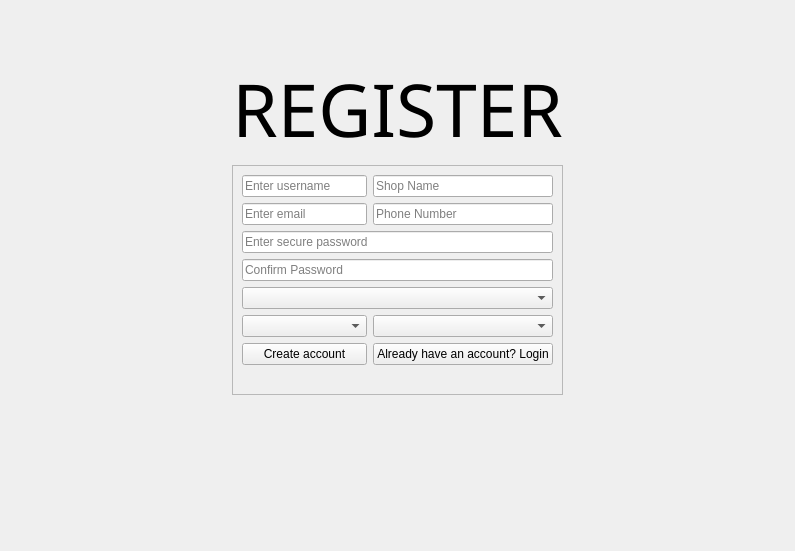
<?xml version="1.0" encoding="UTF-8"?>
<ui version="4.0">
 <class>RegisterWindow</class>
 <widget class="QMainWindow" name="RegisterWindow">
  <property name="geometry">
   <rect>
    <x>0</x>
    <y>0</y>
    <width>795</width>
    <height>551</height>
   </rect>
  </property>
  <property name="windowTitle">
   <string>MainWindow</string>
  </property>
  <widget class="QWidget" name="registerCentralWidget">
   <layout class="QGridLayout" name="gridLayout">
    <item row="1" column="0">
     <spacer name="LeftSpacer">
      <property name="orientation">
       <enum>Qt::Horizontal</enum>
      </property>
      <property name="sizeHint" stdset="0">
       <size>
        <width>40</width>
        <height>20</height>
       </size>
      </property>
     </spacer>
    </item>
    <item row="1" column="2">
     <spacer name="RightSpacer">
      <property name="orientation">
       <enum>Qt::Horizontal</enum>
      </property>
      <property name="sizeHint" stdset="0">
       <size>
        <width>40</width>
        <height>20</height>
       </size>
      </property>
     </spacer>
    </item>
    <item row="1" column="1">
     <widget class="QFrame" name="MainFrame">
      <layout class="QVBoxLayout" name="verticalLayout">
       <item>
        <spacer name="verticalSpacer_2">
         <property name="orientation">
          <enum>Qt::Vertical</enum>
         </property>
         <property name="sizeHint" stdset="0">
          <size>
           <width>20</width>
           <height>40</height>
          </size>
         </property>
        </spacer>
       </item>
       <item>
        <widget class="QLabel" name="label_Register_heading">
         <property name="font">
          <font>
           <family>Reem Kufi</family>
           <pointsize>55</pointsize>
          </font>
         </property>
         <property name="text">
          <string>REGISTER</string>
         </property>
         <property name="alignment">
          <set>Qt::AlignCenter</set>
         </property>
        </widget>
       </item>
       <item>
        <widget class="QFrame" name="frame">
         <property name="frameShape">
          <enum>QFrame::StyledPanel</enum>
         </property>
         <property name="frameShadow">
          <enum>QFrame::Raised</enum>
         </property>
         <property name="lineWidth">
          <number>1</number>
         </property>
         <layout class="QGridLayout" name="gridLayout_2">
          <item row="0" column="1">
           <widget class="QLineEdit" name="le_shopname">
            <property name="text">
             <string/>
            </property>
            <property name="placeholderText">
             <string>Shop Name</string>
            </property>
           </widget>
          </item>
          <item row="4" column="0" colspan="2">
           <widget class="QLineEdit" name="le_password">
            <property name="inputMethodHints">
             <set>Qt::ImhNoAutoUppercase|Qt::ImhNoPredictiveText|Qt::ImhSensitiveData</set>
            </property>
            <property name="text">
             <string/>
            </property>
            <property name="echoMode">
             <enum>QLineEdit::PasswordEchoOnEdit</enum>
            </property>
            <property name="placeholderText">
             <string>Enter secure password</string>
            </property>
           </widget>
          </item>
          <item row="7" column="1">
           <widget class="QComboBox" name="city_select">
            <property name="placeholderText">
             <string>Select City</string>
            </property>
           </widget>
          </item>
          <item row="7" column="0">
           <widget class="QComboBox" name="state_select">
            <property name="placeholderText">
             <string>Select State</string>
            </property>
           </widget>
          </item>
          <item row="8" column="0">
           <widget class="QPushButton" name="pb_submit_btn">
            <property name="text">
             <string>Create account</string>
            </property>
           </widget>
          </item>
          <item row="8" column="1">
           <widget class="QPushButton" name="pb_gotoLogin">
            <property name="text">
             <string>Already have an account? Login</string>
            </property>
           </widget>
          </item>
          <item row="0" column="0">
           <widget class="QLineEdit" name="le_username">
            <property name="text">
             <string/>
            </property>
            <property name="placeholderText">
             <string>Enter username</string>
            </property>
           </widget>
          </item>
          <item row="5" column="0" colspan="2">
           <widget class="QLineEdit" name="le_confirm_pssword">
            <property name="text">
             <string/>
            </property>
            <property name="echoMode">
             <enum>QLineEdit::Password</enum>
            </property>
            <property name="placeholderText">
             <string>Confirm Password</string>
            </property>
           </widget>
          </item>
          <item row="9" column="0" colspan="2">
           <widget class="QLabel" name="label_error_message">
            <property name="maximumSize">
             <size>
              <width>16777215</width>
              <height>20</height>
             </size>
            </property>
            <property name="styleSheet">
             <string notr="true">color:red</string>
            </property>
            <property name="text">
             <string/>
            </property>
            <property name="alignment">
             <set>Qt::AlignCenter</set>
            </property>
           </widget>
          </item>
          <item row="3" column="0">
           <widget class="QLineEdit" name="le_email">
            <property name="inputMethodHints">
             <set>Qt::ImhEmailCharactersOnly</set>
            </property>
            <property name="placeholderText">
             <string>Enter email</string>
            </property>
           </widget>
          </item>
          <item row="3" column="1">
           <widget class="QLineEdit" name="le_phone_number">
            <property name="inputMethodHints">
             <set>Qt::ImhDigitsOnly|Qt::ImhPreferNumbers</set>
            </property>
            <property name="maxLength">
             <number>10</number>
            </property>
            <property name="placeholderText">
             <string>Phone Number</string>
            </property>
           </widget>
          </item>
          <item row="6" column="0" colspan="2">
           <widget class="QComboBox" name="country_select">
            <property name="placeholderText">
             <string>Select Country</string>
            </property>
           </widget>
          </item>
         </layout>
        </widget>
       </item>
      </layout>
     </widget>
    </item>
    <item row="0" column="0" colspan="3">
     <layout class="QVBoxLayout" name="customTitleSlot"/>
    </item>
    <item row="2" column="1">
     <spacer name="verticalSpacer">
      <property name="orientation">
       <enum>Qt::Vertical</enum>
      </property>
      <property name="sizeHint" stdset="0">
       <size>
        <width>20</width>
        <height>40</height>
       </size>
      </property>
     </spacer>
    </item>
   </layout>
  </widget>
 </widget>
 <tabstops>
  <tabstop>le_username</tabstop>
  <tabstop>le_shopname</tabstop>
  <tabstop>le_email</tabstop>
  <tabstop>le_phone_number</tabstop>
  <tabstop>le_password</tabstop>
  <tabstop>le_confirm_pssword</tabstop>
  <tabstop>country_select</tabstop>
  <tabstop>state_select</tabstop>
  <tabstop>city_select</tabstop>
  <tabstop>pb_submit_btn</tabstop>
  <tabstop>pb_gotoLogin</tabstop>
 </tabstops>
 <resources/>
 <connections/>
</ui>
